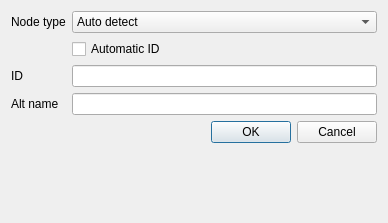
<?xml version="1.0" encoding="UTF-8"?>
<ui version="4.0">
 <class>nodeDialog</class>
 <widget class="QDialog" name="nodeDialog">
  <property name="geometry">
   <rect>
    <x>0</x>
    <y>0</y>
    <width>388</width>
    <height>223</height>
   </rect>
  </property>
  <property name="windowTitle">
   <string>Dialog</string>
  </property>
  <layout class="QFormLayout" name="formLayout">
   <item row="6" column="0" colspan="2">
    <widget class="QDialogButtonBox" name="buttonBox">
     <property name="orientation">
      <enum>Qt::Horizontal</enum>
     </property>
     <property name="standardButtons">
      <set>QDialogButtonBox::Cancel|QDialogButtonBox::Ok</set>
     </property>
    </widget>
   </item>
   <item row="2" column="1">
    <widget class="QCheckBox" name="idBox">
     <property name="text">
      <string>Automatic ID</string>
     </property>
    </widget>
   </item>
   <item row="3" column="0">
    <widget class="QLabel" name="idLabel">
     <property name="text">
      <string>ID</string>
     </property>
    </widget>
   </item>
   <item row="3" column="1">
    <widget class="QLineEdit" name="idEdit">
     <property name="readOnly">
      <bool>false</bool>
     </property>
    </widget>
   </item>
   <item row="4" column="0">
    <widget class="QLabel" name="altLabel">
     <property name="text">
      <string>Alt name</string>
     </property>
    </widget>
   </item>
   <item row="4" column="1">
    <widget class="QLineEdit" name="altEdit"/>
   </item>
   <item row="1" column="0">
    <widget class="QLabel" name="label">
     <property name="text">
      <string>Node type</string>
     </property>
    </widget>
   </item>
   <item row="1" column="1">
    <widget class="QComboBox" name="typeBox">
     <item>
      <property name="text">
       <string>Auto detect</string>
      </property>
     </item>
     <item>
      <property name="text">
       <string>Dicio</string>
      </property>
     </item>
     <item>
      <property name="text">
       <string>Sylvatica</string>
      </property>
     </item>
     <item>
      <property name="text">
       <string>Planalta</string>
      </property>
     </item>
    </widget>
   </item>
  </layout>
 </widget>
 <resources/>
 <connections>
  <connection>
   <sender>buttonBox</sender>
   <signal>accepted()</signal>
   <receiver>nodeDialog</receiver>
   <slot>accept()</slot>
   <hints>
    <hint type="sourcelabel">
     <x>248</x>
     <y>254</y>
    </hint>
    <hint type="destinationlabel">
     <x>157</x>
     <y>274</y>
    </hint>
   </hints>
  </connection>
  <connection>
   <sender>buttonBox</sender>
   <signal>rejected()</signal>
   <receiver>nodeDialog</receiver>
   <slot>reject()</slot>
   <hints>
    <hint type="sourcelabel">
     <x>316</x>
     <y>260</y>
    </hint>
    <hint type="destinationlabel">
     <x>286</x>
     <y>274</y>
    </hint>
   </hints>
  </connection>
 </connections>
</ui>
